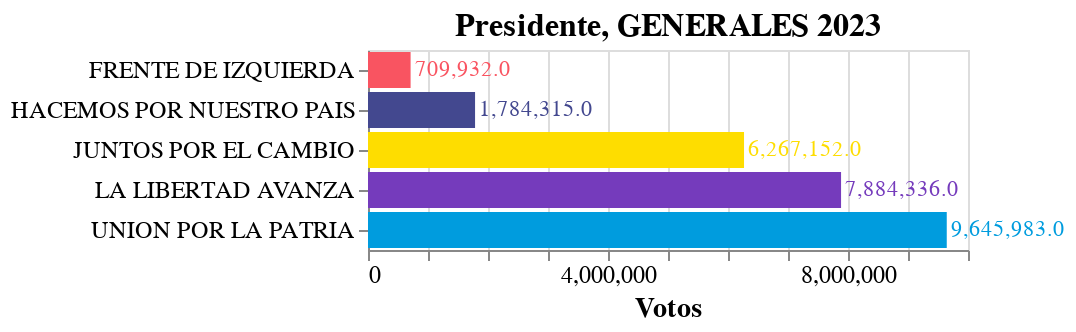

Notebook source saved alongside this figure:
### Code cell
# ¿Cuantos votos recibieron en las elecciones GENERALES los 5 patidos más relevantes?

agrupacion_1v = duckdb.sql("""
  SELECT agrupacion_nombre, sum(votos_cantidad) as votos
  FROM read_parquet('ResultadosElectorales_1v.parquet') 
  WHERE agrupacion_nombre IS NOT NULL AND cargo_id = 1
  GROUP BY agrupacion_nombre
  ORDER BY 2 desc
""").df()

agrupacion_1v['agrupacion_nombre'] = agrupacion_1v['agrupacion_nombre'].replace(
    {'FRENTE DE IZQUIERDA Y DE TRABAJADORES - UNIDAD': 'FRENTE DE IZQUIERDA'})
# Formatear los votos
agrupacion_1v['votos_formateados'] = agrupacion_1v['votos'].apply(lambda x: '{:,}'.format(x))
agrupacion_1v

colors_dict = {
    "JUNTOS POR EL CAMBIO": "#fedd00",
    "UNION POR LA PATRIA": "#009cde",
    "LA LIBERTAD AVANZA": "#753bbc",
    "FRENTE DE IZQUIERDA": "#f95461",
    "HACEMOS POR NUESTRO PAIS": "#43488f"
}

# Crear el gráfico
base = alt.Chart(agrupacion_1v).encode(
    x=alt.X('votos:Q', title="Votos"),
    y=alt.Y('agrupacion_nombre:N', sort='-x', title=None),
    color=alt.Color('agrupacion_nombre:N', scale=alt.Scale(domain=list(colors_dict.keys()), range=list(colors_dict.values())), legend=None),
)

# Configuración de las barras
bars = base.mark_bar().properties(
    title="Presidente, GENERALES 2023"
)

# Configuración del texto
text = base.mark_text(align='left', dx=2, color='black').encode(
    text=alt.Text('votos_formateados:N')
)

# Mostrar el gráfico
chart = (bars + text)
chart.configure_axis(labelFontSize=12, titleFontSize=14).configure_title(fontSize=16)

### Figure 1 — Vega-Lite specification as saved in the notebook (floating-point values rounded to 4 significant figures)
{"config": {"view": {"continuousWidth": 300, "continuousHeight": 300}, "axis": {"labelFontSize": 12, "titleFontSize": 14}, "title": {"fontSize": 16}}, "layer": [{"mark": {"type": "bar"}, "encoding": {"color": {"field": "agrupacion_nombre", "legend": null, "scale": {"domain": ["JUNTOS POR EL CAMBIO", "UNION POR LA PATRIA", "LA LIBERTAD AVANZA", "FRENTE DE IZQUIERDA", "HACEMOS POR NUESTRO PAIS"], "range": ["#fedd00", "#009cde", "#753bbc", "#f95461", "#43488f"]}, "type": "nominal"}, "x": {"field": "votos", "title": "Votos", "type": "quantitative"}, "y": {"field": "agrupacion_nombre", "sort": "-x", "title": null, "type": "nominal"}}, "title": "Presidente, GENERALES 2023"}, {"mark": {"type": "text", "align": "left", "color": "black", "dx": 2}, "encoding": {"color": {"field": "agrupacion_nombre", "legend": null, "scale": {"domain": ["JUNTOS POR EL CAMBIO", "UNION POR LA PATRIA", "LA LIBERTAD AVANZA", "FRENTE DE IZQUIERDA", "HACEMOS POR NUESTRO PAIS"], "range": ["#fedd00", "#009cde", "#753bbc", "#f95461", "#43488f"]}, "type": "nominal"}, "text": {"field": "votos_formateados", "type": "nominal"}, "x": {"field": "votos", "title": "Votos", "type": "quantitative"}, "y": {"field": "agrupacion_nombre", "sort": "-x", "title": null, "type": "nominal"}}}], "data": {"name": "data-9f9d3ea67fc702d30caf13a8693155be"}, "$schema": "https://vega.github.io/schema/vega-lite/v5.15.1.json", "datasets": {"data-9f9d3ea67fc702d30caf13a8693155be": [{"agrupacion_nombre": "UNION POR LA PATRIA", "votos": 9646000.0, "votos_formateados": "9,645,983.0"}, {"agrupacion_nombre": "LA LIBERTAD AVANZA", "votos": 7884000.0, "votos_formateados": "7,884,336.0"}, {"agrupacion_nombre": "JUNTOS POR EL CAMBIO", "votos": 6267000.0, "votos_formateados": "6,267,152.0"}, {"agrupacion_nombre": "HACEMOS POR NUESTRO PAIS", "votos": 1784000.0, "votos_formateados": "1,784,315.0"}, {"agrupacion_nombre": "FRENTE DE IZQUIERDA", "votos": 709900.0, "votos_formateados": "709,932.0"}]}}
